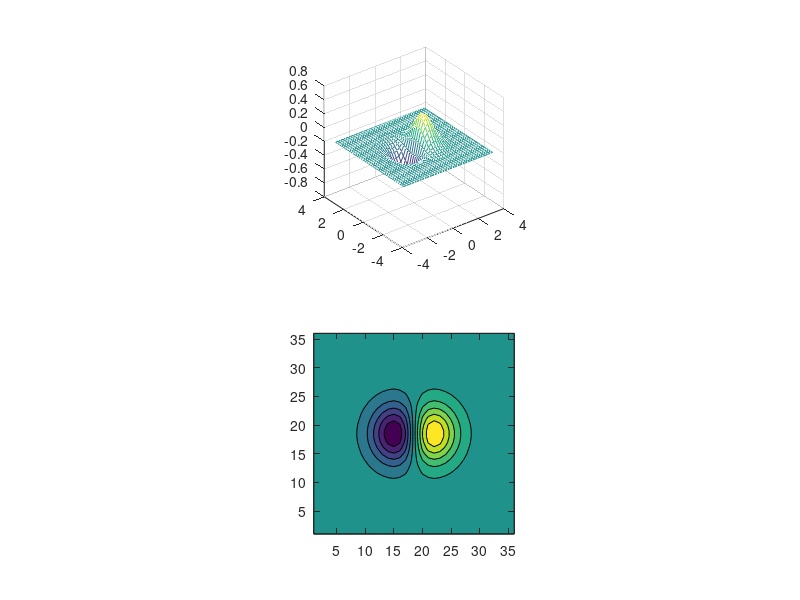

Recreate this plot in MATLAB.
x = -3.5:0.2:3.5;
y = -3.5:0.2:3.5;
[X,Y] = meshgrid(x,y);
Z = X.*exp(-X.^2-Y.^2);
subplot(2,1,1);mesh(X,Y,Z);
axis square
subplot(2,1,2);
contour(X,Y,Z);%空间中的Z值是一样的
contourf(Z); %涂上颜色
axis square
